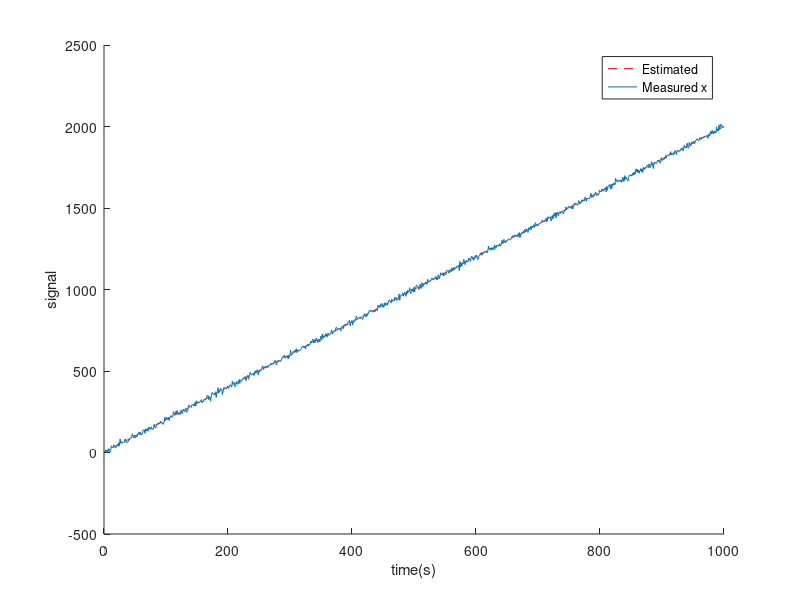

Here is the MATLAB script that generated this plot:
clc;
clear;
close all;

%x(n) = A + B*n + w(n)

A = 1;
B = 2;
N = 1000;
w = 10 * randn(N, 1);
for n = 1:1:N
    x(n) = A + B * (n) + w(n);
end

% Matrix H
for n= 1:1:N
    H(n,:) = [1 n];
end
theta_hat = inv(H' * H) * H' * x';




% Create matrix time
for n = 1:1:N
    t(n, :) = [1 n];
end
% Estimate the signal
x_hat = t * theta_hat;


%inv(H'*H)*H'*x
figure
hold on
xlabel('time(s)')
ylabel('signal')
plot(x_hat, 'r--')
plot(x)
legend('Estimated', 'Measured x')
